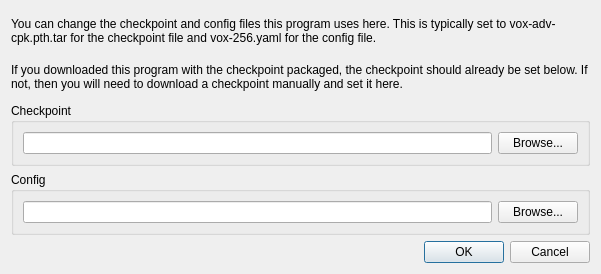
<?xml version="1.0" encoding="UTF-8"?>
<ui version="4.0">
 <class>Dialog</class>
 <widget class="QDialog" name="Dialog">
  <property name="geometry">
   <rect>
    <x>0</x>
    <y>0</y>
    <width>601</width>
    <height>274</height>
   </rect>
  </property>
  <property name="windowTitle">
   <string>Change checkpoint and config paths</string>
  </property>
  <layout class="QVBoxLayout" name="verticalLayout">
   <item>
    <widget class="QLabel" name="label">
     <property name="text">
      <string>You can change the checkpoint and config files this program uses here. This is typically set to vox-adv-cpk.pth.tar for the checkpoint file and vox-256.yaml for the config file.</string>
     </property>
     <property name="wordWrap">
      <bool>true</bool>
     </property>
    </widget>
   </item>
   <item>
    <widget class="QLabel" name="label_2">
     <property name="text">
      <string>If you downloaded this program with the checkpoint packaged, the checkpoint should already be set below. If not, then you will need to download a checkpoint manually and set it here.</string>
     </property>
     <property name="wordWrap">
      <bool>true</bool>
     </property>
    </widget>
   </item>
   <item>
    <widget class="QGroupBox" name="groupBox_3">
     <property name="title">
      <string>Checkpoint</string>
     </property>
     <layout class="QHBoxLayout" name="horizontalLayout_2">
      <item>
       <widget class="QLineEdit" name="source_image_path_edit"/>
      </item>
      <item>
       <widget class="QPushButton" name="browse_image_button">
        <property name="text">
         <string>Browse...</string>
        </property>
       </widget>
      </item>
     </layout>
    </widget>
   </item>
   <item>
    <widget class="QGroupBox" name="groupBox_4">
     <property name="title">
      <string>Config</string>
     </property>
     <layout class="QHBoxLayout" name="horizontalLayout_3">
      <item>
       <widget class="QLineEdit" name="source_image_path_edit_2"/>
      </item>
      <item>
       <widget class="QPushButton" name="browse_image_button_2">
        <property name="text">
         <string>Browse...</string>
        </property>
       </widget>
      </item>
     </layout>
    </widget>
   </item>
   <item>
    <widget class="QDialogButtonBox" name="buttonBox">
     <property name="orientation">
      <enum>Qt::Horizontal</enum>
     </property>
     <property name="standardButtons">
      <set>QDialogButtonBox::Cancel|QDialogButtonBox::Ok</set>
     </property>
    </widget>
   </item>
  </layout>
 </widget>
 <resources/>
 <connections>
  <connection>
   <sender>buttonBox</sender>
   <signal>accepted()</signal>
   <receiver>Dialog</receiver>
   <slot>accept()</slot>
   <hints>
    <hint type="sourcelabel">
     <x>248</x>
     <y>254</y>
    </hint>
    <hint type="destinationlabel">
     <x>157</x>
     <y>274</y>
    </hint>
   </hints>
  </connection>
  <connection>
   <sender>buttonBox</sender>
   <signal>rejected()</signal>
   <receiver>Dialog</receiver>
   <slot>reject()</slot>
   <hints>
    <hint type="sourcelabel">
     <x>316</x>
     <y>260</y>
    </hint>
    <hint type="destinationlabel">
     <x>286</x>
     <y>274</y>
    </hint>
   </hints>
  </connection>
 </connections>
</ui>
